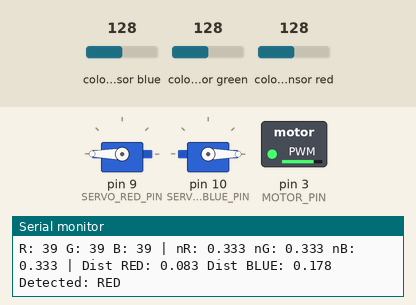
A sketch run on a simulated Arduino Uno, built with avr-gcc and run on an emulated ATmega328P. Parts: 2 × servo, switched loads named in the sketch (green lamp = pin HIGH), the last lines printed to the serial monitor. Wiring (inferred from the names in the program): TCS3200 colour sensor: output pin 8; S2 pin 6; S3 pin 7; S0 pin 4; S1 pin 5. The inputs (shaded band) are chosen by the test bench; at power-on: colour sensor red 128, colour sensor blue 128, colour sensor green 128. Pins used as bus, display or sensor lines are not drawn.

Above: at 1.2 s.
1.3 s: colour sensor red set to 95
4.3 s: colour sensor red set to 86
At 5.1 s:
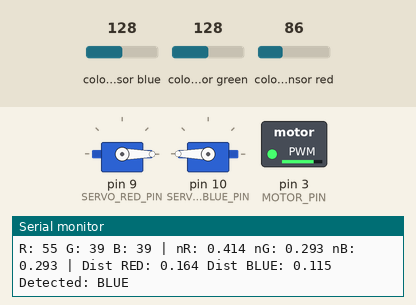
7.3 s: colour sensor blue set to 114
10.3 s: colour sensor blue set to 107
At 10.8 s:
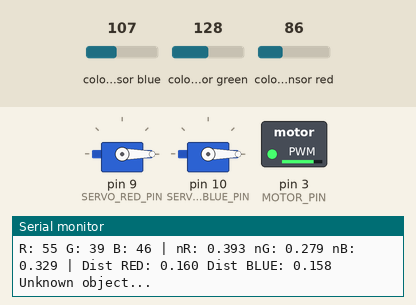
11.9 s: colour sensor blue set to 128
At 12.3 s:
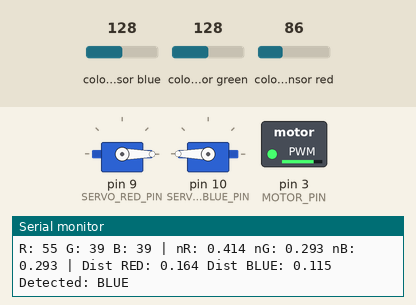
14.9 s: colour sensor blue set to 5
At 15.5 s:
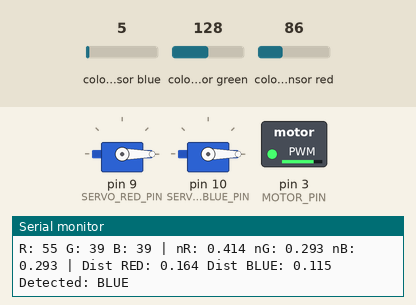
Timing chart, 0 to 17.7 s (numbered marks = the images above; inputs shaded):
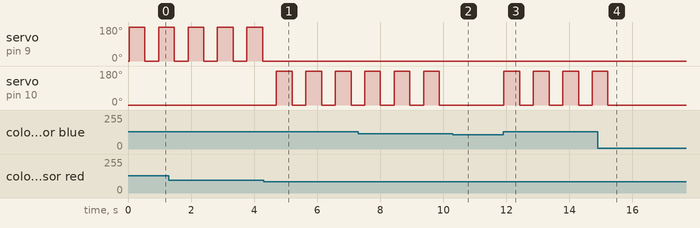

The sketch:

code_colorbasedsortingsystem.ino
```cpp
#include <Servo.h>
#include <math.h>

// -------------------- PIN DEFINITIONS --------------------
#define S0 4
#define S1 5
#define S2 6
#define S3 7
#define OUT_PIN 8   // TCS sensor output

#define SERVO_RED_PIN 9
#define SERVO_BLUE_PIN 10
#define MOTOR_PIN 3

// -------------------- SERVOS --------------------
Servo redServo;
Servo blueServo;

// -------------------- COLOR TARGETS (normalized) --------------------
// Replace with YOUR measured values after normalization
float targetRed[3]  = {0.29, 0.40, 0.31};   // R', G', B'
float targetBlue[3] = {0.45, 0.35, 0.20};   // R', G', B'

// -------------------- SORTING PARAMETERS --------------------
float COLOR_DISTANCE_THRESHOLD = 0.15; // smaller = stricter
int REST = 0;
int PUSH = 180;

// -------------------- FUNCTION: Read one color --------------------
unsigned int readColor(int s2State, int s3State) {
  digitalWrite(S2, s2State);
  digitalWrite(S3, s3State);
  delay(10); // sensor stabilization
  return pulseIn(OUT_PIN, LOW, 100000); // timeout 100ms
}

// -------------------- FUNCTION: Normalize RGB --------------------
void normalizeRGB(unsigned int R, unsigned int G, unsigned int B, float &nr, float &ng, float &nb) {
  unsigned int sum = R + G + B;
  if (sum == 0) sum = 1; // avoid division by zero
  nr = (float)R / sum;
  ng = (float)G / sum;
  nb = (float)B / sum;
}

// -------------------- FUNCTION: Euclidean distance --------------------
float colorDistance(float obj[3], float target[3]) {
  return sqrt(pow(obj[0]-target[0],2) + pow(obj[1]-target[1],2) + pow(obj[2]-target[2],2));
}

// -------------------- FUNCTION: Servo sorting --------------------
void activateServo(Servo &s) {
  s.write(PUSH);
  delay(500); // push object
  s.write(REST);
  delay(300); // retract
}

// -------------------- SETUP --------------------
void setup() {
  Serial.begin(115200);

  pinMode(S0, OUTPUT);
  pinMode(S1, OUTPUT);
  pinMode(S2, OUTPUT);
  pinMode(S3, OUTPUT);
  pinMode(OUT_PIN, INPUT);

  // Frequency scaling 100%
  digitalWrite(S0, HIGH);
  digitalWrite(S1, HIGH);

  // Servos
  redServo.attach(SERVO_RED_PIN);
  blueServo.attach(SERVO_BLUE_PIN);
  redServo.write(REST);
  blueServo.write(REST);

  // Conveyor motor
  pinMode(MOTOR_PIN, OUTPUT);
  analogWrite(MOTOR_PIN, 200);

  Serial.println("TCS3200 Sorting System Ready...");
}

// -------------------- LOOP --------------------
void loop() {
  // 1. Read raw values
  unsigned int R = readColor(LOW, LOW);   // RED
  unsigned int G = readColor(HIGH, HIGH); // GREEN
  unsigned int B = readColor(LOW, HIGH);  // BLUE

  // 2. Normalize
  float nr, ng, nb;
  normalizeRGB(R, G, B, nr, ng, nb);

  float obj[3] = {nr, ng, nb};

  // 3. Compute distances
  float dRed = colorDistance(obj, targetRed);
  float dBlue = colorDistance(obj, targetBlue);

  // 4. Debug info
  Serial.print("R: "); Serial.print(R);
  Serial.print(" G: "); Serial.print(G);
  Serial.print(" B: "); Serial.print(B);
  Serial.print(" | nR: "); Serial.print(nr,3);
  Serial.print(" nG: "); Serial.print(ng,3);
  Serial.print(" nB: "); Serial.print(nb,3);
  Serial.print(" | Dist RED: "); Serial.print(dRed,3);
  Serial.print(" Dist BLUE: "); Serial.println(dBlue,3);

  // 5. Sorting decision
  if (dRed < COLOR_DISTANCE_THRESHOLD) {
    Serial.println("Detected: RED");
    activateServo(redServo);
  }
  else if (dBlue < COLOR_DISTANCE_THRESHOLD) {
    Serial.println("Detected: BLUE");
    activateServo(blueServo);
  }
  else {
    Serial.println("Unknown object...");
  }

  delay(100);
}
```

Measured:
- the behaviour switches between 91 and 90 on colour sensor red (found by bisection; images 0 and 1)
- the behaviour switches between 111 and 110 on colour sensor blue (found by bisection; images 1 and 2)
- after the input at 4.3 s, servo on pin 9 (SERVO_RED_PIN): stops changing and stays 0°; servo on pin 10 (SERVO_BLUE_PIN): alternates 180° for 0.50 s and 0° for 0.43 s, starting after 0.41 s
- after the input at 10.3 s, servo on pin 10 (SERVO_BLUE_PIN): stops changing and stays 0°
- after the input at 11.9 s, servo on pin 10 (SERVO_BLUE_PIN): alternates 180° for 0.50 s and 0° for 0.43 s, starting at once
- after the input at 14.9 s, servo on pin 10 (SERVO_BLUE_PIN): goes on until 15.2 s, then stays 0°
- by itself, servo on pin 9 (SERVO_RED_PIN): alternates 180° for 0.50 s and 0° for 0.43 s
